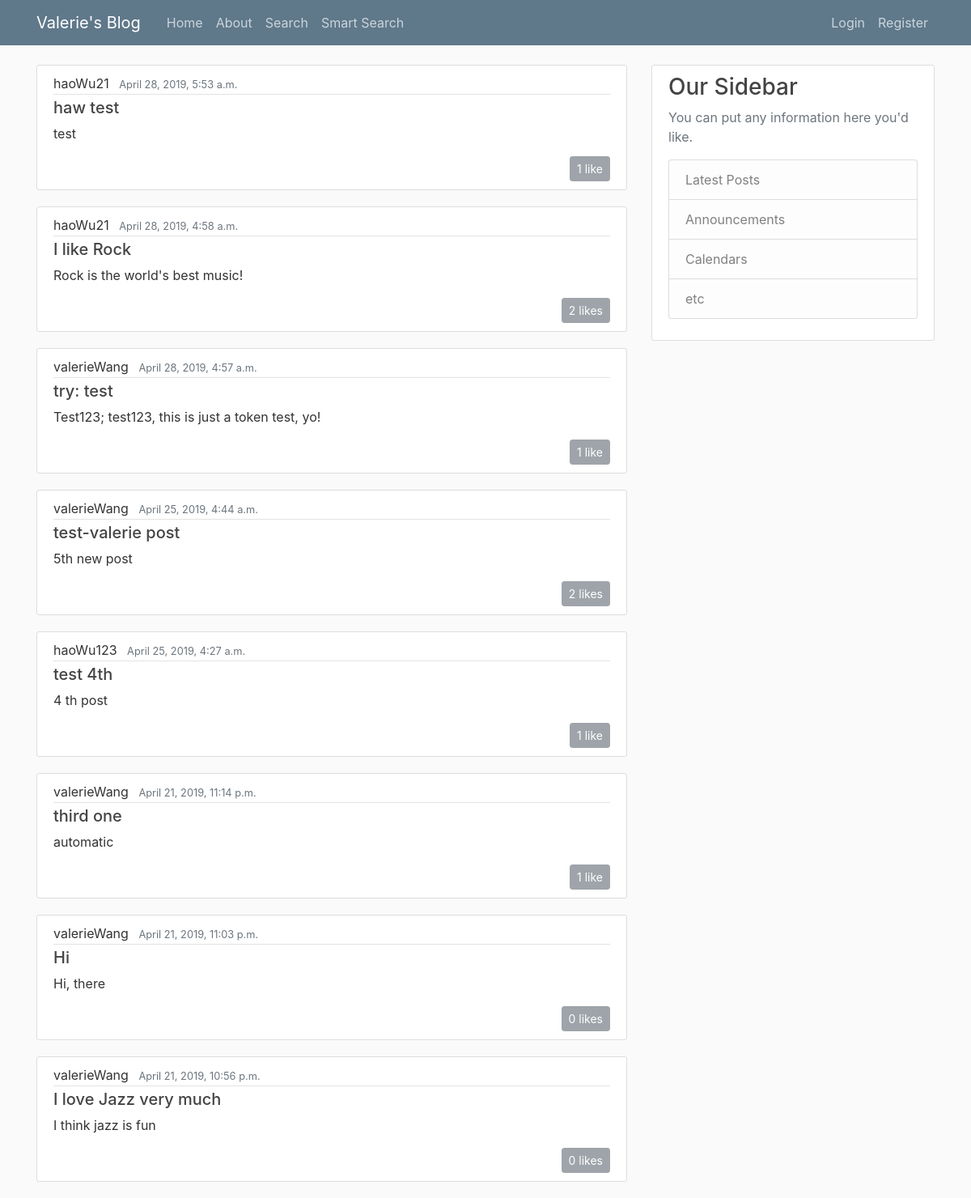
Before: / with the older database file.
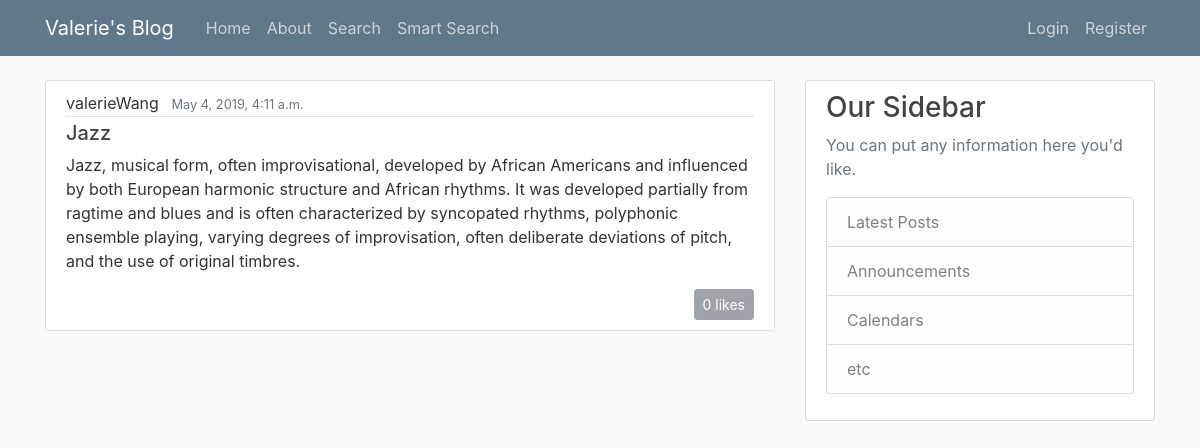
After: the same page with the newer database file.
### myBlog/models.py (models this page shows, shortened)
class Post(models.Model):
    subject = models.CharField(max_length = 100)
    content = models.TextField()
    date_posted = models.DateTimeField(default = timezone.now)
    author = models.ForeignKey(User, on_delete = models.CASCADE)
    likes = models.ManyToManyField(User, related_name = 'likes', blank = True)
    favorites = models.ManyToManyField(User, related_name = 'favorites', blank = True)
    tags = models.ForeignKey(Tag, default = "tag", on_delete=models.CASCADE)

### myBlog/views.py (the view)
# urls.py: path('', PostListView.as_view(), name = 'myBlogHome'),
class PostListView(ListView):
    model = Post
    posts = Post.objects.all()
    template_name = 'myBlog/index.html'
    context_object_name = 'posts'
    ordering = ['-date_posted']
    def get_context_data(self, **kwargs):
        context = super().get_context_data(**kwargs)
        context['liked_status'] = self.liked_status()
        context['like_num'] = self.how_many_likes()
        return context
    def liked_status(self):
        liked = set()
        for po in PostListView.posts:
            if self.request.user in po.likes.all():
                liked.add(po)
        return liked
    def how_many_likes(self):
        like_num_dict = dict()
        for po in PostListView.posts:
            like_num_dict[po] = len(po.likes.all())
        return like_num_dict

### myBlog/templates/myBlog/index.html (shortened to what this page needs)
{% extends 'myBlog/base.html' %}
{% block content%}
    {% for post in posts %}
        <article class="media content-section">
          <div class="media-body">
            <div class="article-metadata">
              <a class="mr-2">{{ post.author }}</a>
              <small class="text-muted">{{ post.date_posted}}</small>
            </div>
            <h5><a class="article-title" href="{% url 'individual-post' post.id %}">{{ post.subject }}</a></h5>
            <p class="article-content">{{ post.content }}</p>
            <div class = 'text-right'>
              {% for key, value in like_num.items %}
                {% if key == post %}
                  {% if value == 1 %}
                    <button type="button" class="btn btn-secondary btn-sm" disabled>{{value}} like</button>
                  {% else %}
                    <button type="button" class="btn btn-secondary btn-sm" disabled>{{value}} likes</button>
                  {% endif %}
                {% endif %}
              {% endfor %}
            </div>
          </div>
        </article>
    {% endfor %}
{% endblock %}

### myBlog/templates/myBlog/base.html (shortened to what this page needs)
{% load static %}
<!DOCTYPE html>
<html>
<head>
    <link rel="stylesheet" href="https://maxcdn.bootstrapcdn.com/bootstrap/4.0.0/css/bootstrap.min.css">
    <link rel="stylesheet" type="text/css" href="{% static 'myBlog/main.css' %}">
</head>
<body>
    <header class="site-header">
      <nav class="navbar navbar-expand-md navbar-dark bg-steel fixed-top">
        <div class="container">
          <a class="navbar-brand mr-4" href="{% url 'myBlogHome' %}">Valerie's Blog</a>
          <div class="collapse navbar-collapse" id="navbarToggle">
            <div class="navbar-nav mr-auto">
              <a class="nav-item nav-link" href="{% url 'myBlogHome' %}">Home</a>
              <a class="nav-item nav-link" href="{% url 'myBlogAbout' %}">About</a>
              <a class="nav-item nav-link" href="{% url 'searchPage' %}">Search</a>
              <a class="nav-item nav-link" href="{% url 'smartSearch' %}">Smart Search</a>
            </div>
            <div class="navbar-nav">
              {% if user.is_authenticated %}
                <a class="nav-item nav-link" href="{% url 'new-post' %}">New Post</a>
                <a class="nav-item nav-link" href="{% url 'profile' %}">Profile</a>
                <a class="nav-item nav-link" href="{% url 'logout' %}">Logout</a>
              {% else %}
                <a class="nav-item nav-link" href="{% url 'login' %}">Login</a>
                <a class="nav-item nav-link" href="{% url 'register' %}">Register</a>
              {% endif %}
            </div>
          </div>
        </div>
      </nav>
    </header>
    <main role="main" class="container">
      <div class="row">
        <div class="col-md-8">
          {% block content %}{% endblock %}
        </div>
        <div class="col-md-4">
          <div class="content-section">
            <h3>Our Sidebar</h3>
            <p class='text-muted'>You can put any information here you'd like.
              <ul class="list-group">
                <li class="list-group-item list-group-item-light">Latest Posts</li>
                <li class="list-group-item list-group-item-light">Announcements</li>
                <li class="list-group-item list-group-item-light">Calendars</li>
                <li class="list-group-item list-group-item-light">etc</li>
              </ul>
            </p>
          </div>
        </div>
      </div>
    </main>
</body>
</html>

### myBlog/static/myBlog/main.css (style rules this page uses)
body { background: #fafafa; color: #333333; margin-top: 5rem; }
h1, h2, h3, h4, h5, h6 { color: #444444; }
ul { margin: 0; }
.bg-steel { background-color: #5f788a; }
.site-header .navbar-nav .nav-link { color: #cbd5db; }
.content-section { background: #ffffff; padding: 10px 20px; border: 1px solid #dddddd; border-radius: 3px; margin-bottom: 20px; }
.article-title { color: #444444; }
.article-content { white-space: pre-line; }
.article-metadata { padding-bottom: 1px; margin-bottom: 4px; border-bottom: 1px solid #e3e3e3 }

Changed rows visible on the page:
removed Post: author "haoWu21", date_posted "April 28, 2019, 5:53 a.m.", subject "haw test", content "test", value "1"
removed Post: author "haoWu21", date_posted "April 28, 2019, 4:58 a.m.", subject "I like Rock", content "Rock is the world's best music!", value "2"
removed Post: author "valerieWang", date_posted "April 28, 2019, 4:57 a.m.", subject "try: test", content "Test123; test123, this is just a token test, yo!", author "1"
removed Post: author "valerieWang", date_posted "April 25, 2019, 4:44 a.m.", subject "test-valerie post", content "5th new post", value "2"
removed Post: author "haoWu123", date_posted "April 25, 2019, 4:27 a.m.", subject "test 4th", content "4 th post", value "1"
removed Post: author "valerieWang", date_posted "April 21, 2019, 11:14 p.m.", subject "third one", content "automatic", author "1"
removed Post: author "valerieWang", date_posted "April 21, 2019, 11:03 p.m.", subject "Hi", content "Hi, there", value "0"
changed Post "valerieWang": date_posted "April 21, 2019, 10:56 p.m." → "May 4, 2019, 4:11 a.m."; subject "I love Jazz very much" → "Jazz"; content "I think jazz is fun" → "Jazz, musical form, often improvisational, developed by African Americans and influenced by both European harmonic structure and African rhythms. It was developed partially from ragtime and blues and is often characterized by syncopated rhythms, polyphonic ensemble playing, varying degrees of improvisation, often deliberate deviations of pitch, and the use of original timbres."
